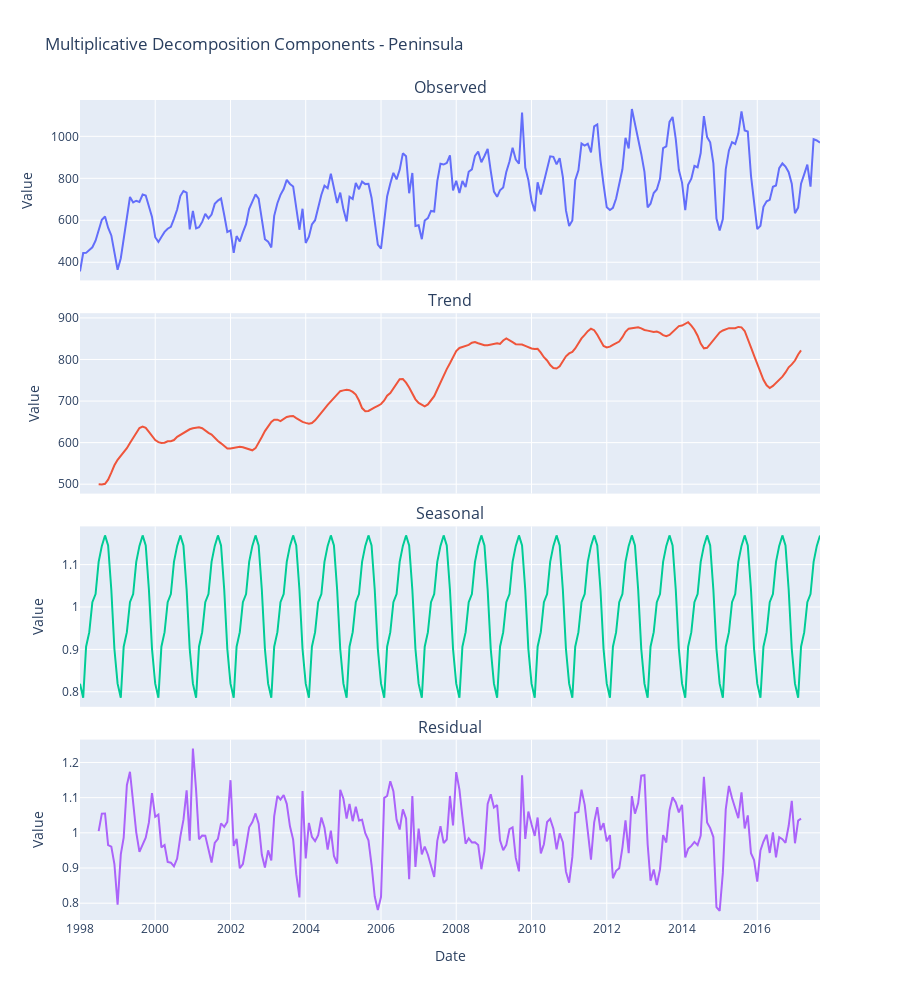

Here is the notebook cell this chart was saved with:
### Markdown cell above
#### Multiplicative:

### Code cell
result_mul = seasonal_decompose(data["Production"], model="multiplicative", period=12)
components_mul, fig_mul = decomposition_plot(result_mul, selected_region[1], model_type="Multiplicative")
fig_mul.show()

### Figure 1 — Plotly figure (JSON) as saved in the notebook; plotly's stock layout.template omitted (floating-point values rounded to 4 significant figures; data arrays with more than 128 entries replaced by an {"elided": "..."} marker saying what was removed)
{"data": [{"mode": "lines", "name": "Observed", "type": "scatter", "x": {"elided": "237 str values"}, "xaxis": "x", "y": {"elided": "237 float values"}, "yaxis": "y"}, {"mode": "lines", "name": "Trend", "type": "scatter", "x": {"elided": "237 str values"}, "xaxis": "x2", "y": {"elided": "237 float values"}, "yaxis": "y2"}, {"mode": "lines", "name": "Seasonal", "type": "scatter", "x": {"elided": "237 str values"}, "xaxis": "x3", "y": {"elided": "237 float values"}, "yaxis": "y3"}, {"mode": "lines", "name": "Residual", "type": "scatter", "x": {"elided": "237 str values"}, "xaxis": "x4", "y": {"elided": "237 float values"}, "yaxis": "y4"}], "layout": {"annotations": [{"font": {"size": 16}, "showarrow": false, "text": "Observed", "x": 0.5, "xanchor": "center", "xref": "paper", "y": 1, "yanchor": "bottom", "yref": "paper"}, {"font": {"size": 16}, "showarrow": false, "text": "Trend", "x": 0.5, "xanchor": "center", "xref": "paper", "y": 0.74, "yanchor": "bottom", "yref": "paper"}, {"font": {"size": 16}, "showarrow": false, "text": "Seasonal", "x": 0.5, "xanchor": "center", "xref": "paper", "y": 0.48, "yanchor": "bottom", "yref": "paper"}, {"font": {"size": 16}, "showarrow": false, "text": "Residual", "x": 0.5, "xanchor": "center", "xref": "paper", "y": 0.22, "yanchor": "bottom", "yref": "paper"}], "height": 1000, "showlegend": false, "title": {"text": "Multiplicative Decomposition Components - Peninsula"}, "xaxis": {"anchor": "y", "domain": [0, 1], "matches": "x4", "showticklabels": false}, "xaxis2": {"anchor": "y2", "domain": [0, 1], "matches": "x4", "showticklabels": false}, "xaxis3": {"anchor": "y3", "domain": [0, 1], "matches": "x4", "showticklabels": false}, "xaxis4": {"anchor": "y4", "domain": [0, 1], "title": {"text": "Date"}}, "yaxis": {"anchor": "x", "domain": [0.78, 1], "title": {"text": "Value"}}, "yaxis2": {"anchor": "x2", "domain": [0.52, 0.74], "title": {"text": "Value"}}, "yaxis3": {"anchor": "x3", "domain": [0.26, 0.48], "title": {"text": "Value"}}, "yaxis4": {"anchor": "x4", "domain": [0, 0.22], "title": {"text": "Value"}}}}
